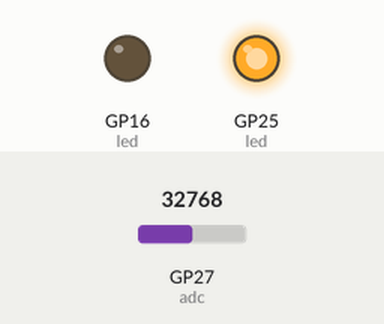
A program run on a simulated Raspberry Pi Pico running MicroPython. Parts: output pins drawn as LEDs (lit = HIGH). The inputs (shaded band) are chosen by the test bench; at power-on: GP27 (adc) = 32768 (analog values on the 0–65535 scale). What the program prints to the serial console is not drawn.

Above: at 1.2 s.
1.3 s: GP27 (adc) set to 2128
2.8 s: GP27 (adc) set to 1824
At 3.3 s:
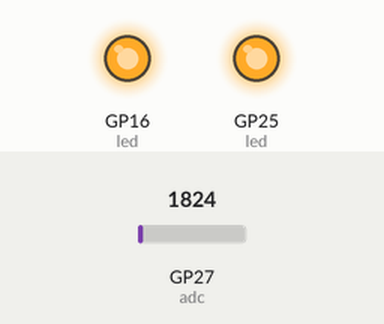
4.3 s: GP27 (adc) set to 7864
At 5.5 s:
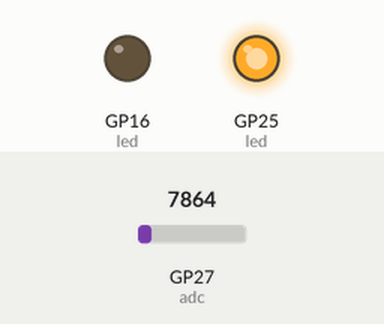
5.8 s: GP27 (adc) set to 1345
At 6.8 s:
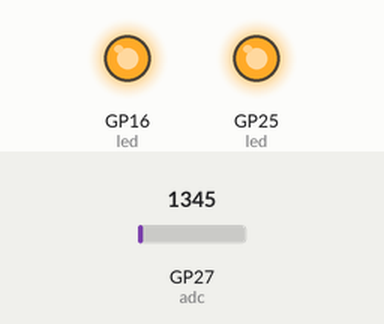
Timing chart, 0 to 8.3 s (numbered marks = the images above; inputs shaded):
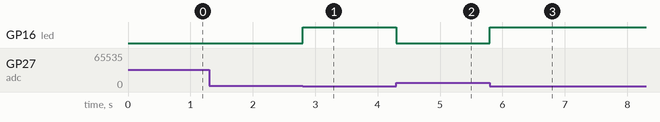

Measured:
- the behaviour switches between 2000 and 1984 on GP27 (adc) (found by bisection; images 0 and 1)
- after the input at 2.8 s, GP16 (led): LOW → HIGH at once
- after the input at 4.3 s, GP16 (led): HIGH → LOW at once
- after the input at 5.8 s, GP16 (led): LOW → HIGH at once

The program:

ldr_lightonoff.py
```python
from machine import Pin
import time

adc = machine.ADC(Pin(27)) # use 4 for esp32
led = Pin("LED", Pin.OUT) #just for indicating its on can be outsid loop
led.toggle()
while True:
    ldr_value = adc.read_u16()
    print (ldr_value )
    if ldr_value < 2000 :
        led = Pin(16, Pin.OUT) # use 27 for esp32
        led.high()
    else:
         led = Pin(16, Pin.OUT)
         led.low()


    time.sleep(0.0001)


    
```
